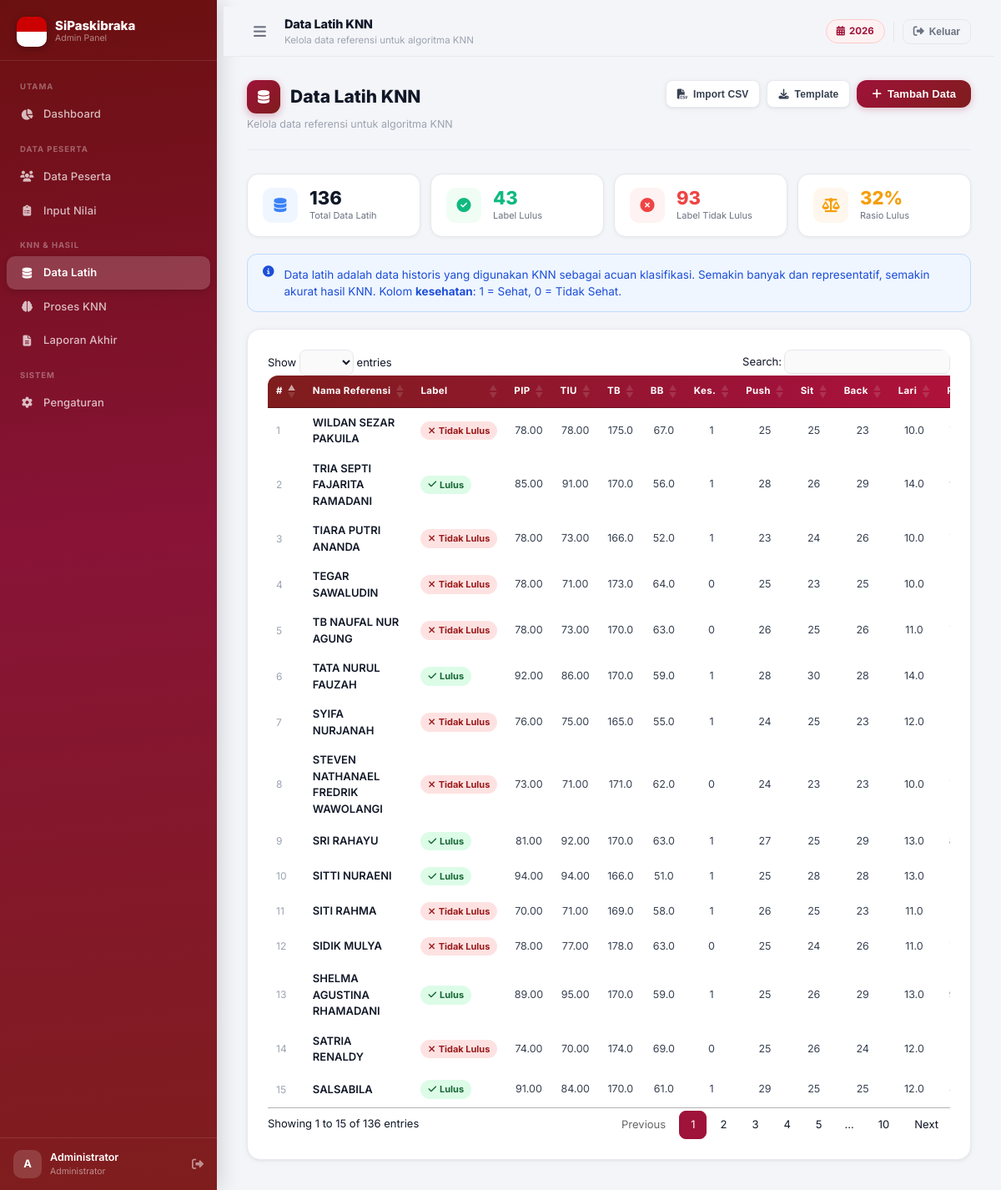
Screenshot of /admin/data_latih.php (signed in) with the database file from the repository.
### tables this page shows
CREATE TABLE `pengaturan` (
  `kunci` varchar(80) NOT NULL,
  `nilai` text NOT NULL,
  `updated_at` timestamp NOT NULL DEFAULT current_timestamp() ON UPDATE current_timestamp()
);

CREATE TABLE `data_latih` (
  `id` int(11) NOT NULL,
  `nama_referensi` varchar(150) NOT NULL,
  `label` enum('Lulus','Tidak Lulus') NOT NULL,
  `nilai_pip` decimal(5,2) NOT NULL DEFAULT 0.00,
  `nilai_tiu` decimal(5,2) NOT NULL DEFAULT 0.00,
  `tinggi_badan` decimal(5,1) NOT NULL DEFAULT 0.0,
  `berat_badan` decimal(5,1) NOT NULL DEFAULT 0.0,
  `kesehatan` tinyint(1) NOT NULL DEFAULT 1,
  `push_up` smallint(6) NOT NULL DEFAULT 0,
  `sit_up` smallint(6) NOT NULL DEFAULT 0,
  `back_up` smallint(6) NOT NULL DEFAULT 0,
  `lari` decimal(4,1) NOT NULL DEFAULT 0.0,
  `pbb` decimal(5,2) NOT NULL DEFAULT 0.00,
  `kepribadian` decimal(5,2) NOT NULL DEFAULT 0.00,
  `created_at` timestamp NOT NULL DEFAULT current_timestamp()
);

### config/auth.php (called while the page is built, shortened)
<?php
function isLoggedIn(): bool {
    return !empty($_SESSION['admin_id']);
}
function isSuperAdmin(): bool {
    return isLoggedIn() && ($_SESSION['role'] ?? '') === 'superadmin';
}

### config/db.php (called while the page is built, shortened)
<?php
function getDB(): PDO {
    static $pdo = null;
    if ($pdo === null) {
        try {
            $pdo = new PDO(
                "mysql:host=".DB_HOST.";dbname=".DB_NAME.";charset=".DB_CHARSET,
                DB_USER, DB_PASS,
                [
                    PDO::ATTR_ERRMODE            => PDO::ERRMODE_EXCEPTION,
                    PDO::ATTR_DEFAULT_FETCH_MODE => PDO::FETCH_ASSOC,
                    PDO::ATTR_EMULATE_PREPARES   => false,
                    PDO::MYSQL_ATTR_INIT_COMMAND => "SET NAMES utf8mb4 COLLATE utf8mb4_unicode_ci",
                ]
            );
        } catch (PDOException $e) {
            http_response_code(500);
            die('<div style="font:14px monospace;background:#fef2f2;color:#7f1d1d;padding:24px;border-radius:10px;margin:30px;">
                <strong>❌ Koneksi Database Gagal</strong><br><br>
                Periksa konfigurasi di <code>config/db.php</code><br>
                <small>'.htmlspecialchars($e->getMessage()).'</small>
            </div>');
        }
    }
    return $pdo;
}
function getSetting(string $key, string $default = ''): string {
    try {
        $s = getDB()->prepare("SELECT nilai FROM pengaturan WHERE kunci=? LIMIT 1");
        $s->execute([$key]);
        $r = $s->fetch();
        return $r ? $r['nilai'] : $default;
    } catch (Throwable $e) { return $default; }
}

### admin/data_latih.php (the view, shortened to what this page needs)
<?php
require_once __DIR__ . '/../config/db.php';
require_once __DIR__ . '/../config/auth.php';
$pdo   = getDB();
$_page = 'data_latih';
$pageTitle    = 'Data Latih KNN';
$pageSubtitle = 'Kelola data referensi untuk algoritma KNN';
$dataLatih = $pdo->query("SELECT * FROM data_latih ORDER BY id DESC")->fetchAll();
$totalLulus = count(array_filter($dataLatih, fn($r) => $r['label']==='Lulus'));
$totalTidak = count($dataLatih) - $totalLulus;
include __DIR__ . '/../includes/layout.php';
?>
<div class="page-header">
  <div>
    <h2 class="page-title"><span class="icon"><i class="fas fa-database"></i></span>Data Latih KNN</h2>
    <p class="page-subtitle">Kelola data referensi untuk algoritma KNN</p>
  </div>
  <div style="display:flex;gap:8px;flex-wrap:wrap;">
    <button class="btn btn-secondary btn-sm" onclick="openModal('modalImport')"><i class="fas fa-file-csv"></i> Import CSV</button>
    <button class="btn btn-secondary btn-sm" onclick="downloadTemplate()"><i class="fas fa-download"></i> Template</button>
    <button class="btn btn-primary" onclick="openModal('modalForm')"><i class="fas fa-plus"></i> Tambah Data</button>
  </div>
</div>
<div class="stat-grid">
  <div style="background:#fff;border:1px solid #e5e7eb;border-radius:14px;padding:16px 18px;display:flex;align-items:center;gap:14px;box-shadow:0 1px 4px rgba(0,0,0,.05);">
    <div style="width:42px;height:42px;border-radius:11px;background:#eff6ff;display:flex;align-items:center;justify-content:center;flex-shrink:0;">
      <i class="fas fa-database" style="color:#3b82f6;font-size:17px;"></i>
    </div>
    <div>
      <div style="font-size:22px;font-weight:800;color:#111827;line-height:1;"><?= count($dataLatih) ?></div>
      <div style="font-size:11px;color:#6b7280;margin-top:2px;">Total Data Latih</div>
    </div>
  </div>
  <div style="background:#fff;border:1px solid #e5e7eb;border-radius:14px;padding:16px 18px;display:flex;align-items:center;gap:14px;box-shadow:0 1px 4px rgba(0,0,0,.05);">
    <div style="width:42px;height:42px;border-radius:11px;background:#f0fdf4;display:flex;align-items:center;justify-content:center;flex-shrink:0;">
      <i class="fas fa-circle-check" style="color:#10b981;font-size:17px;"></i>
    </div>
    <div>
      <div style="font-size:22px;font-weight:800;color:#10b981;line-height:1;"><?= $totalLulus ?></div>
      <div style="font-size:11px;color:#6b7280;margin-top:2px;">Label Lulus</div>
    </div>
  </div>
  <div style="background:#fff;border:1px solid #e5e7eb;border-radius:14px;padding:16px 18px;display:flex;align-items:center;gap:14px;box-shadow:0 1px 4px rgba(0,0,0,.05);">
    <div style="width:42px;height:42px;border-radius:11px;background:#fef2f2;display:flex;align-items:center;justify-content:center;flex-shrink:0;">
      <i class="fas fa-circle-xmark" style="color:#ef4444;font-size:17px;"></i>
    </div>
    <div>
      <div style="font-size:22px;font-weight:800;color:#ef4444;line-height:1;"><?= $totalTidak ?></div>
      <div style="font-size:11px;color:#6b7280;margin-top:2px;">Label Tidak Lulus</div>
    </div>
  </div>
  <div style="background:#fff;border:1px solid #e5e7eb;border-radius:14px;padding:16px 18px;display:flex;align-items:center;gap:14px;box-shadow:0 1px 4px rgba(0,0,0,.05);">
    <div style="width:42px;height:42px;border-radius:11px;background:#fff7ed;display:flex;align-items:center;justify-content:center;flex-shrink:0;">
      <i class="fas fa-scale-balanced" style="color:#f59e0b;font-size:17px;"></i>
    </div>
    <div>
      <div style="font-size:22px;font-weight:800;color:#f59e0b;line-height:1;"><?= count($dataLatih) > 0 ? round($totalLulus/count($dataLatih)*100) : 0 ?>%</div>
      <div style="font-size:11px;color:#6b7280;margin-top:2px;">Rasio Lulus</div>
    </div>
  </div>
</div>
<div class="alert alert-info" style="margin-bottom:20px;">
  <i class="fas fa-info-circle"></i>
  <div>Data latih adalah data historis yang digunakan KNN sebagai acuan klasifikasi. Semakin banyak dan representatif, semakin akurat hasil KNN.
  Kolom <strong>kesehatan</strong>: 1 = Sehat, 0 = Tidak Sehat.</div>
</div>
<div class="card" style="padding:24px;">
  <div class="table-wrap">
    <table class="data-table" id="tblDataLatih">
      <thead>
        <tr>
          <th>#</th><th>Nama Referensi</th><th>Label</th>
          <th style="text-align:center;">PIP</th><th style="text-align:center;">TIU</th>
          <th style="text-align:center;">TB</th><th style="text-align:center;">BB</th>
          <th style="text-align:center;">Kes.</th><th style="text-align:center;">Push</th>
          <th style="text-align:center;">Sit</th><th style="text-align:center;">Back</th>
          <th style="text-align:center;">Lari</th><th style="text-align:center;">PBB</th>
        </tr>
      </thead>
      <tbody>
        <?php foreach ($dataLatih as $i => $d): ?>
        <tr>
          <td style="color:#9ca3af;font-size:12px;"><?= $i+1 ?></td>
          <td style="font-weight:600;color:#111827;"><?= htmlspecialchars($d['nama_referensi']) ?></td>
          <td><?= $d['label']==='Lulus'
            ? '<span class="badge badge-success"><i class="fas fa-check"></i> Lulus</span>'
            : '<span class="badge badge-danger"><i class="fas fa-times"></i> Tidak Lulus</span>' ?></td>
          <?php foreach(['nilai_pip','nilai_tiu','tinggi_badan','berat_badan','kesehatan','push_up','sit_up','back_up','lari','pbb','kepribadian'] as $f): ?>
          <td style="text-align:center;font-size:12.5px;color:#374151;"><?= $d[$f] ?></td>
          <?php endforeach; ?>
        </tr>
        <?php endforeach; ?>
      </tbody>
    </table>
  </div>
</div>
<?php
include __DIR__ . '/../includes/layout_end.php';
?>

### includes/layout.php (shortened to what this page needs)
<!DOCTYPE html>
<html lang="id">
<head>
  <link rel="stylesheet" href="https://cdnjs.cloudflare.com/ajax/libs/font-awesome/6.5.0/css/all.min.css">
  <link rel="stylesheet" href="https://cdn.datatables.net/1.13.8/css/jquery.dataTables.min.css">
  <link rel="stylesheet" href="https://cdn.jsdelivr.net/npm/select2@4.1.0-rc.0/dist/css/select2.min.css">
  <link rel="stylesheet" href="<?= BASE_URL ?>/assets/css/app.css">
</head>
<body>
<aside id="sidebar">
  <div class="sidebar-logo-wrap" style="padding:20px 20px 16px; border-bottom:1px solid rgba(255,255,255,.1); display:flex; align-items:center; gap:10px;">
    <div style="width:36px;height:36px;border-radius:10px;overflow:hidden;display:flex;flex-direction:column;box-shadow:0 2px 8px rgba(0,0,0,.3);flex-shrink:0;">
      <div style="width:100%;height:50%;background:#CC0001;"></div>
      <div style="width:100%;height:50%;background:#ffffff;"></div>
    </div>
    <div class="sidebar-logo-text" style="flex:1;">
      <div style="color:#fff;font-weight:800;font-size:15px;line-height:1.1;"><?= APP_NAME ?></div>
      <div style="color:rgba(255,255,255,.5);font-size:10.5px;line-height:1.2;">Admin Panel</div>
    </div>
  </div>
  <nav style="flex:1;padding:10px 0;overflow-y:auto;overflow-x:hidden;scrollbar-width:none;">
    <?php if (isSuperAdmin()): ?>
    <div class="nav-section">Super Admin</div>
    <a href="<?= BASE_URL ?>/admin/super_admin.php" class="nav-item <?= ($_page??'')==='super_admin'?'active':'' ?>" data-label="Kelola Akun Admin">
      <i class="fas fa-user-shield nav-icon"></i> <span class="nav-label">Kelola Akun Admin</span>
    </a>
    <a href="<?= BASE_URL ?>/admin/log.php" class="nav-item <?= ($_page??'')==='log'?'active':'' ?>" data-label="Log Aktivitas">
      <i class="fas fa-history nav-icon"></i> <span class="nav-label">Log Aktivitas</span>
    </a>
    <?php else: ?>
    <div class="nav-section">Utama</div>
    <a href="<?= BASE_URL ?>/admin/dashboard.php" class="nav-item <?= ($_page??'')==='dashboard'?'active':'' ?>" data-label="Dashboard">
      <i class="fas fa-chart-pie nav-icon"></i> <span class="nav-label">Dashboard</span>
    </a>
    <div class="nav-section">Data Peserta</div>
    <a href="<?= BASE_URL ?>/admin/peserta.php" class="nav-item <?= ($_page??'')==='peserta'?'active':'' ?>" data-label="Data Peserta">
      <i class="fas fa-users nav-icon"></i> <span class="nav-label">Data Peserta</span>
    </a>
    <a href="<?= BASE_URL ?>/admin/nilai.php" class="nav-item <?= ($_page??'')==='nilai'?'active':'' ?>" data-label="Input Nilai">
      <i class="fas fa-clipboard-list nav-icon"></i> <span class="nav-label">Input Nilai</span>
    </a>
    <div class="nav-section">KNN & Hasil</div>
    <a href="<?= BASE_URL ?>/admin/data_latih.php" class="nav-item <?= ($_page??'')==='data_latih'?'active':'' ?>" data-label="Data Latih">
      <i class="fas fa-database nav-icon"></i> <span class="nav-label">Data Latih</span>
    </a>
    <a href="<?= BASE_URL ?>/admin/proses_knn.php" class="nav-item <?= ($_page??'')==='proses_knn'?'active':'' ?>" data-label="Proses KNN">
      <i class="fas fa-brain nav-icon"></i> <span class="nav-label">Proses KNN</span>
    </a>
    <a href="<?= BASE_URL ?>/admin/laporan.php" class="nav-item <?= ($_page??'')==='laporan'?'active':'' ?>" data-label="Laporan Akhir">
      <i class="fas fa-file-alt nav-icon"></i> <span class="nav-label">Laporan Akhir</span>
    </a>
    <div class="nav-section">Sistem</div>
    <a href="<?= BASE_URL ?>/admin/pengaturan.php" class="nav-item <?= ($_page??'')==='pengaturan'?'active':'' ?>" data-label="Pengaturan">
      <i class="fas fa-cog nav-icon"></i> <span class="nav-label">Pengaturan</span>
    </a>
    <?php endif; ?>
  </nav>
  <div style="border-top:1px solid rgba(255,255,255,.1);">
    <div class="sidebar-user-wrap" style="display:flex;align-items:center;gap:10px;padding:14px 16px;">
      <div style="width:34px;height:34px;border-radius:10px;background:rgba(255,255,255,.15);display:flex;align-items:center;justify-content:center;color:#fff;font-weight:700;font-size:13px;flex-shrink:0;">
        <?= strtoupper(mb_substr($_SESSION['nama']??'A',0,1)) ?>
      </div>
      <div class="sidebar-user-name" style="flex:1;min-width:0;">
        <div style="color:#fff;font-weight:600;font-size:12.5px;overflow:hidden;text-overflow:ellipsis;white-space:nowrap;"><?= htmlspecialchars($_SESSION['nama']??'Admin') ?></div>
        <div class="sidebar-user-role" style="color:rgba(255,255,255,.5);font-size:10.5px;"><?= isSuperAdmin() ? '👑 Super Admin' : 'Administrator' ?></div>
      </div>
      <a href="javascript:void(0)" onclick="konfirmasiLogout()" title="Logout" class="sidebar-user-logout"
         style="color:rgba(255,255,255,.5);font-size:14px;transition:color .15s;" onmouseover="this.style.color='#fca5a5'" onmouseout="this.style.color='rgba(255,255,255,.5)'">
        <i class="fas fa-sign-out-alt"></i>
      </a>
    </div>
  </div>
</aside>
<div id="main-content">
  <header id="topbar">
    <div style="display:flex;align-items:center;gap:14px;">
      <button id="btn-menu"
        style="background:none;border:none;cursor:pointer;padding:7px 8px;border-radius:9px;color:#6b7280;font-size:17px;display:flex;align-items:center;transition:background .15s,color .15s;"
        onmouseover="this.style.background='#f3f4f6';this.style.color='#9f1239'"
        onmouseout="this.style.background='none';this.style.color='#6b7280'"
        title="Toggle Sidebar">
        <i class="fas fa-bars"></i>
      </button>
      <div>
        <h1 style="font-size:14.5px;font-weight:800;color:#111827;margin:0;letter-spacing:-.01em;"><?= $pageTitle ?? 'Dashboard' ?></h1>
        <?php if (!empty($pageSubtitle)): ?>
        <p style="font-size:11.5px;color:#9ca3af;margin:1px 0 0;"><?= $pageSubtitle ?></p>
        <?php endif; ?>
      </div>
    </div>
    <div style="display:flex;align-items:center;gap:10px;">
      <div class="tahun-badge" style="font-size:11.5px;font-weight:700;color:#9f1239;background:linear-gradient(135deg,#fef2f2,#fff1f2);padding:5px 12px;border-radius:20px;border:1px solid #fecaca;display:flex;align-items:center;gap:5px;">
        <i class="fas fa-calendar-alt"></i><?= getSetting('tahun_seleksi',date('Y')) ?>
      </div>
      <button onclick="konfirmasiLogout()" class="no-print"
        style="background:none;border:1.5px solid #e5e7eb;border-radius:9px;padding:7px 12px;cursor:pointer;color:#6b7280;font-size:13px;display:flex;align-items:center;gap:6px;font-weight:600;transition:all .15s;"
        onmouseover="this.style.borderColor='#fca5a5';this.style.color='#9f1239';this.style.background='#fef2f2'"
        onmouseout="this.style.borderColor='#e5e7eb';this.style.color='#6b7280';this.style.background='none'"
        title="Logout">
        <i class="fas fa-sign-out-alt"></i>
        <span style="font-size:12px;">Keluar</span>
      </button>
    </div>
  </header>
  <main>

### rows the page displays
data_latih: nama_referensi "WILDAN SEZAR PAKUILA", label "Tidak Lulus" (drawn), nilai_pip "78.00", nilai_tiu "78.00", tinggi_badan "175.0", berat_badan "67.0", kesehatan "1", push_up "25", sit_up "25", back_up "23", lari "10.0"
data_latih: nama_referensi "TRIA SEPTI FAJARITA RAMADANI", label "Lulus" (drawn), nilai_pip "85.00", nilai_tiu "91.00", tinggi_badan "170.0", berat_badan "56.0", kesehatan "1", push_up "28", sit_up "26", back_up "29", lari "14.0"
data_latih: nama_referensi "TIARA PUTRI ANANDA", label "Tidak Lulus" (drawn), nilai_pip "78.00", nilai_tiu "73.00", tinggi_badan "166.0", berat_badan "52.0", kesehatan "1", push_up "23", sit_up "24", back_up "26", lari "10.0"
data_latih: nama_referensi "TEGAR SAWALUDIN", label "Tidak Lulus" (drawn), nilai_pip "78.00", nilai_tiu "71.00", tinggi_badan "173.0", berat_badan "64.0", kesehatan "0", push_up "25", sit_up "23", back_up "25", lari "10.0"
data_latih: nama_referensi "TB NAUFAL NUR AGUNG", label "Tidak Lulus" (drawn), nilai_pip "78.00", nilai_tiu "73.00", tinggi_badan "170.0", berat_badan "63.0", kesehatan "0", push_up "26", sit_up "25", back_up "26", lari "11.0"
data_latih: nama_referensi "TATA NURUL FAUZAH", label "Lulus" (drawn), nilai_pip "92.00", nilai_tiu "86.00", tinggi_badan "170.0", berat_badan "59.0", kesehatan "1", push_up "28", sit_up "30", back_up "28", lari "14.0"
data_latih: nama_referensi "SYIFA NURJANAH", label "Tidak Lulus" (drawn), nilai_pip "76.00", nilai_tiu "75.00", tinggi_badan "165.0", berat_badan "55.0", kesehatan "1", push_up "24", sit_up "25", back_up "23", lari "12.0"
data_latih: nama_referensi "STEVEN NATHANAEL FREDRIK WAWOLANGI", label "Tidak Lulus" (drawn), nilai_pip "73.00", nilai_tiu "71.00", tinggi_badan "171.0", berat_badan "62.0", kesehatan "0", push_up "24", sit_up "23", back_up "23", lari "10.0"
data_latih: nama_referensi "SRI RAHAYU", label "Lulus" (drawn), nilai_pip "81.00", nilai_tiu "92.00", tinggi_badan "170.0", berat_badan "63.0", kesehatan "1", push_up "27", sit_up "25", back_up "29", lari "13.0"
data_latih: nama_referensi "SITTI NURAENI", label "Lulus" (drawn), nilai_pip "94.00", nilai_tiu "94.00", tinggi_badan "166.0", berat_badan "51.0", kesehatan "1", push_up "25", sit_up "28", back_up "28", lari "13.0"
data_latih: nama_referensi "SITI RAHMA", label "Tidak Lulus" (drawn), nilai_pip "70.00", nilai_tiu "71.00", tinggi_badan "169.0", berat_badan "58.0", kesehatan "1", push_up "26", sit_up "25", back_up "23", lari "11.0"
data_latih: nama_referensi "SIDIK MULYA", label "Tidak Lulus" (drawn), nilai_pip "78.00", nilai_tiu "77.00", tinggi_badan "178.0", berat_badan "63.0", kesehatan "0", push_up "25", sit_up "24", back_up "26", lari "11.0"
data_latih: nama_referensi "SHELMA AGUSTINA RHAMADANI", label "Lulus" (drawn), nilai_pip "89.00", nilai_tiu "95.00", tinggi_badan "170.0", berat_badan "59.0", kesehatan "1", push_up "25", sit_up "26", back_up "29", lari "13.0"
data_latih: nama_referensi "SATRIA RENALDY", label "Tidak Lulus" (drawn), nilai_pip "74.00", nilai_tiu "70.00", tinggi_badan "174.0", berat_badan "69.0", kesehatan "0", push_up "25", sit_up "26", back_up "24", lari "12.0"
data_latih: nama_referensi "SALSABILA", label "Lulus" (drawn), nilai_pip "91.00", nilai_tiu "84.00", tinggi_badan "170.0", berat_badan "61.0", kesehatan "1", push_up "29", sit_up "25", back_up "25", lari "12.0"

### other values shown
APP_NAME "SiPaskibraka"
mb_substr($_SESSION['nama']??'A',0,1) "A"
$_SESSION['nama'] "Administrator"
$pageTitle "Data Latih KNN"
$pageSubtitle "Kelola data referensi untuk algoritma KNN"
count($dataLatih) "136"
$totalLulus "43"
$totalTidak "93"
$totalLulus/count($dataLatih)*100 "32"
